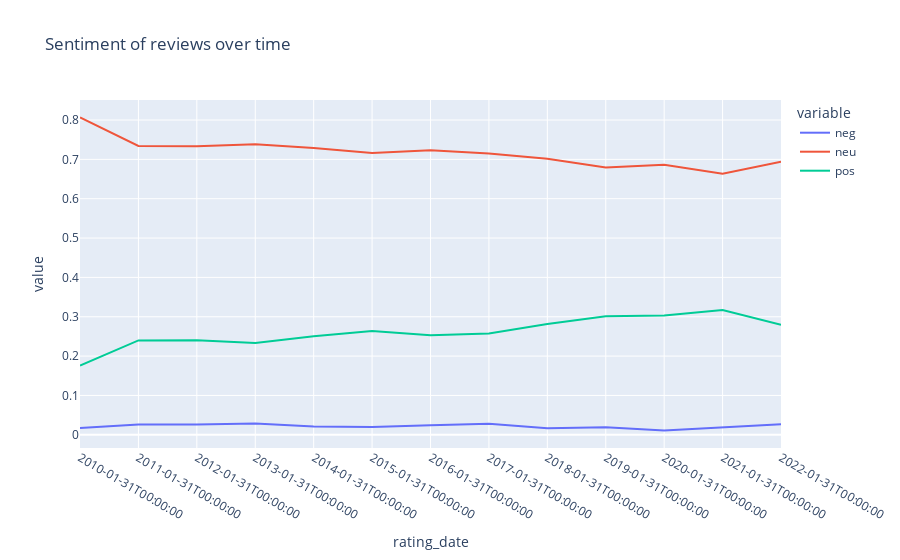

This figure's notebook cell:
### Code cell
fig = px.line(monthly_sentiment, x=monthly_sentiment.index, y=['neg','neu','pos'], title='Sentiment of reviews over time')
fig.update_xaxes(type='category')
fig.show()

### Figure 1 — Plotly figure (JSON) as saved in the notebook; plotly's stock layout.template omitted (floating-point values rounded to 4 significant figures)
{"data": [{"hovertemplate": "variable=neg<br>rating_date=%{x}<br>value=%{y}<extra></extra>", "legendgroup": "neg", "line": {"color": "#636efa", "dash": "solid"}, "marker": {"symbol": "circle"}, "mode": "lines", "name": "neg", "orientation": "v", "showlegend": true, "type": "scatter", "x": ["2010-01-31T00:00:00", "2011-01-31T00:00:00", "2012-01-31T00:00:00", "2013-01-31T00:00:00", "2014-01-31T00:00:00", "2015-01-31T00:00:00", "2016-01-31T00:00:00", "2017-01-31T00:00:00", "2018-01-31T00:00:00", "2019-01-31T00:00:00", "2020-01-31T00:00:00", "2021-01-31T00:00:00", "2022-01-31T00:00:00"], "xaxis": "x", "y": [0.01729, 0.02591, 0.02619, 0.0287, 0.02097, 0.01975, 0.02422, 0.02794, 0.01682, 0.01913, 0.01065, 0.01931, 0.02659], "yaxis": "y"}, {"hovertemplate": "variable=neu<br>rating_date=%{x}<br>value=%{y}<extra></extra>", "legendgroup": "neu", "line": {"color": "#EF553B", "dash": "solid"}, "marker": {"symbol": "circle"}, "mode": "lines", "name": "neu", "orientation": "v", "showlegend": true, "type": "scatter", "x": ["2010-01-31T00:00:00", "2011-01-31T00:00:00", "2012-01-31T00:00:00", "2013-01-31T00:00:00", "2014-01-31T00:00:00", "2015-01-31T00:00:00", "2016-01-31T00:00:00", "2017-01-31T00:00:00", "2018-01-31T00:00:00", "2019-01-31T00:00:00", "2020-01-31T00:00:00", "2021-01-31T00:00:00", "2022-01-31T00:00:00"], "xaxis": "x", "y": [0.8066, 0.7342, 0.7333, 0.7381, 0.7286, 0.7162, 0.723, 0.7149, 0.7018, 0.6794, 0.6861, 0.6637, 0.6941], "yaxis": "y"}, {"hovertemplate": "variable=pos<br>rating_date=%{x}<br>value=%{y}<extra></extra>", "legendgroup": "pos", "line": {"color": "#00cc96", "dash": "solid"}, "marker": {"symbol": "circle"}, "mode": "lines", "name": "pos", "orientation": "v", "showlegend": true, "type": "scatter", "x": ["2010-01-31T00:00:00", "2011-01-31T00:00:00", "2012-01-31T00:00:00", "2013-01-31T00:00:00", "2014-01-31T00:00:00", "2015-01-31T00:00:00", "2016-01-31T00:00:00", "2017-01-31T00:00:00", "2018-01-31T00:00:00", "2019-01-31T00:00:00", "2020-01-31T00:00:00", "2021-01-31T00:00:00", "2022-01-31T00:00:00"], "xaxis": "x", "y": [0.1761, 0.2399, 0.2405, 0.2332, 0.2504, 0.264, 0.2528, 0.2572, 0.2814, 0.3014, 0.3032, 0.3169, 0.2793], "yaxis": "y"}], "layout": {"legend": {"title": {"text": "variable"}, "tracegroupgap": 0}, "title": {"text": "Sentiment of reviews over time"}, "xaxis": {"anchor": "y", "domain": [0, 1], "title": {"text": "rating_date"}, "type": "category"}, "yaxis": {"anchor": "x", "domain": [0, 1], "title": {"text": "value"}}}}
